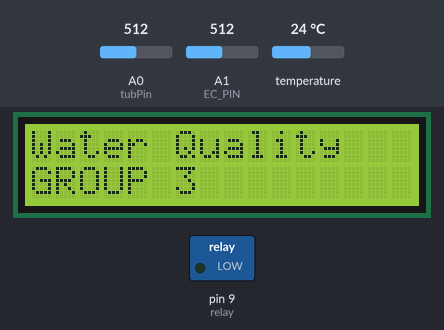
Simulated run of this sketch. Board: Arduino Uno, built with avr-gcc and run on an emulated ATmega328P. Parts: 16×2 character LCD, switched loads named in the sketch (green lamp = pin HIGH). Inputs (shaded band) come from the test bench; at power-on: A0 (tubPin) = 512, A1 (EC_PIN) = 512, temperature 24 °C. The modem accepts every AT command (registered, SIM ready, sends succeed) and sends nothing else; what the sketch prints to the serial monitor is not drawn.

Above: at 0.3 s.
4.5 s: A0 (tubPin) set to 716
At 8.0 s:
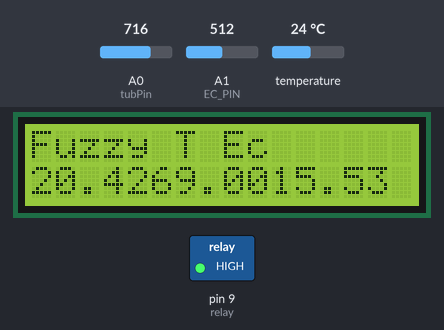
8.9 s: A1 (EC_PIN) set to 716
At 13.1 s:
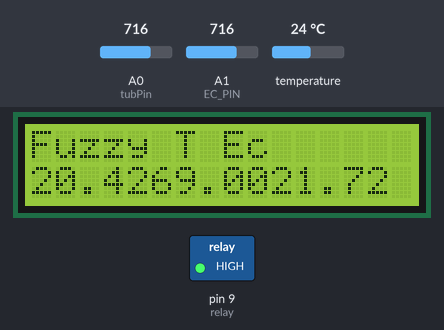
13.6 s: A0 (tubPin) set to 900
At 18.0 s:
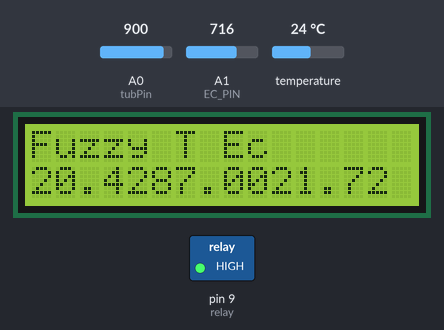
18.3 s: A1 (EC_PIN) set to 900
At 22.0 s:
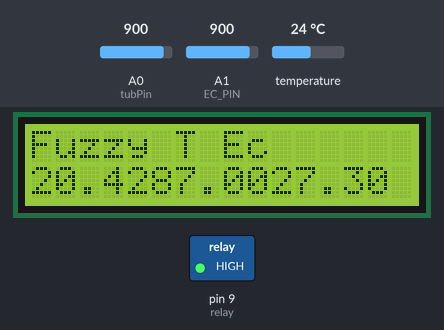
25.9 s: A0 (tubPin) set to 1023
At 29.6 s:
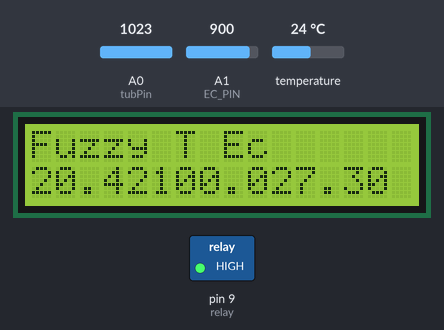
Timing chart, 0 to 31.1 s (numbered marks = the images above; inputs shaded):
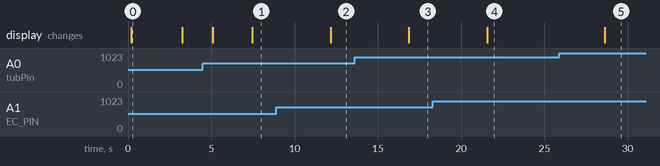

Measured:
- after the input at 4.5 s, the display: first differs from a run without the input after 3.0 s (image 1)
- after the input at 8.9 s, the display: changes after 3.3 s (image 2)
- after the input at 13.6 s, the display: changes after 3.3 s (image 3)
- after the input at 18.3 s, the display: changes after 3.3 s (image 4)
- after the input at 25.9 s, the display: changes after 2.7 s (image 5)
- what the display in image 0 shows lasts 3.0 s, from 0.2 s to 3.2 s

The sketch:

waterQfuzzy.ino
```cpp
//fuzzy logic
#include "fuzz.h"
//gsm

#include "gsm.h"
//temperature
#include <OneWire.h>
#include <DallasTemperature.h>

int ONE_WIRE_BUS =4; //D4
OneWire oneWire(ONE_WIRE_BUS);
DallasTemperature sensors(&oneWire);

float get_temp()
{
  sensors.requestTemperatures();
  delay(100);
  float temp=sensors.getTempCByIndex(0);
  temp=24.0;
  return temp;

}
//turbidity sensor
#define tubPin  A0
float get_tub(){
  int analogValue = analogRead(tubPin);
  float tub = map(analogValue, 0, 1023, 0, 100);
  return tub;

}

// EC sensor
#include "DFRobot_EC.h"
#include <EEPROM.h>

#define EC_PIN A1
DFRobot_EC ec;

float get_ec ()
{
  float voltage = analogRead(EC_PIN)/1024.0*5000;
  float temp=get_temp();
  ec.calibration(voltage,temp);
  float ecValue =  ec.readEC(voltage,temp);
  return ecValue ;

}

//lcd
#include <Wire.h>
#include <LiquidCrystal_I2C.h>
LiquidCrystal_I2C lcd(0x27,16,2);  //sda A4, scl A5


#define relay 9

void stop_pump()
{
  digitalWrite(relay,HIGH);
}
void pump()
{
  digitalWrite(relay,LOW);
}

void setup() {
  // put your setup code here, to run once:
  Serial.begin(9600);
  //initiating fuzzy logic
  fuzzy_logic_init();
  //initializing temperature sensor
  sensors.begin();

  //ec sensor
  ec.begin();
  delay(100);

  //lcd
  lcd.init(); //initialize the lcd
  lcd.backlight();
  lcd.setCursor(0,0);
  lcd.print("Water Quality");
  lcd.setCursor(0,1);
  lcd.print("GROUP 3");
  gsm_init();
  delay(500);
  lcd.clear();

  //pins
  pinMode(EC_PIN,INPUT);
  pinMode(relay,OUTPUT);
  digitalWrite(relay,HIGH);

}

void loop() {
  // put your main code here, to run repeatedly:
  float Temp=get_temp();
  float Tub =get_tub();
  delayMicroseconds(500);
  float Ec = get_ec();

  Serial.print("Temp: ");
  Serial.println(Temp);
  Serial.print("Tub: ");
  Serial.println(Tub);
  Serial.print("EC: ");
  Serial.println(Ec);

  float output= fuzzy_result(Tub,Ec,Temp);// tub ,ec respectively
  lcd.clear();
  lcd.setCursor(0,0);
  lcd.print("Fuzzy T Ec");
  lcd.setCursor(0,1);
  lcd.print(output);
  lcd.setCursor(5,1);
  lcd.print(Tub);
  lcd.setCursor(10,1);
  lcd.print(Ec);


  if (output >50)
{

  pump();
  send_gsm(1);

}
else if(output>30 && output <50){

  pump();
  send_gsm(2);

  }
else if (output<30)
{
    stop_pump();
    send_gsm(3);

}

}
```

fuzz.h
```cpp
#include <Fuzzy.h>
#include <FuzzyComposition.h>
#include <FuzzyInput.h>
#include <FuzzyIO.h>
#include <FuzzyOutput.h>
#include <FuzzyRule.h>
#include <FuzzyRuleAntecedent.h>
#include <FuzzyRuleConsequent.h>
#include <FuzzySet.h>

//Fuzzy object
Fuzzy *fuzzy = new Fuzzy();

void fuzzy_logic_init(){

  // fuzzy sets
  // turbidity
  FuzzySet *exelT = new FuzzySet(5, 10, 20, 30);
  FuzzySet *gutT = new FuzzySet(120, 30, 40, 50);
  FuzzySet *badT = new FuzzySet(40, 50, 100, 150);

  //Electrical conductivity
  FuzzySet *exelE = new FuzzySet(0.5, 1.0, 1.5, 2.0);
  FuzzySet *gutE = new FuzzySet(1.5, 2.0, 2.5, 3.0);
  FuzzySet *badE = new FuzzySet(2.5, 3.0, 5.0, 6.0);

  // Water Temperature
    FuzzySet *coldT = new FuzzySet(0, 0, 20, 30);
    FuzzySet *moderateT = new FuzzySet(20, 30, 45, 55);
    FuzzySet *warmT = new FuzzySet(45, 55, 75, 75);


  //water Q
  FuzzySet *exelW = new FuzzySet(70, 80, 100, 100);
  FuzzySet *gutW= new FuzzySet(30, 50, 70, 80);
  FuzzySet *badW = new FuzzySet(0, 0, 30, 50);

  //variables
  //turbidity variables
  FuzzyInput *turbidity= new FuzzyInput(1);
  turbidity->addFuzzySet(exelT);
  turbidity->addFuzzySet(gutT);
  turbidity->addFuzzySet(badT);
  fuzzy->addFuzzyInput(turbidity);

  //Electrical conductivity
  FuzzyInput *ec= new FuzzyInput(2);
  ec->addFuzzySet(exelE);
  ec->addFuzzySet(gutE);
  ec->addFuzzySet(badE);
  fuzzy->addFuzzyInput(ec);

  // Water Temperature
  FuzzyInput *waterTemperature = new FuzzyInput(3);
  waterTemperature->addFuzzySet(coldT);
  waterTemperature->addFuzzySet(moderateT);
  waterTemperature->addFuzzySet(warmT);
  fuzzy->addFuzzyInput(waterTemperature);


  //water  Quality
  FuzzyOutput *water = new FuzzyOutput(1);
  water->addFuzzySet(exelW);
  water->addFuzzySet(gutW);
  water->addFuzzySet(badW);
  fuzzy->addFuzzyOutput(water);

  //rules FuzzyLogic
  // rule1: if turbidity and EC are Excellecnt water Q is excellent
  FuzzyRuleAntecedent *rule1 =new FuzzyRuleAntecedent();
  rule1->joinWithAND(exelT,exelE);
 //  rule1->joinWithAND(coldT);
  FuzzyRuleConsequent *waterEx = new FuzzyRuleConsequent();
  waterEx->addOutput(exelW);
  FuzzyRule *fuzzyRule1 =new FuzzyRule(1,rule1,waterEx);
  fuzzy->addFuzzyRule(fuzzyRule1);

  //rule2: if tub and Ec are good water Q is goood
  FuzzyRuleAntecedent *rule2 =new FuzzyRuleAntecedent();
  rule2->joinWithAND(gutT,gutE);
  //rule2->joinWithAND(moderateT);
  FuzzyRuleConsequent *watergut = new FuzzyRuleConsequent();
  watergut->addOutput(gutW);
  FuzzyRule *fuzzyRule2 =new FuzzyRule(2,rule2,watergut);
  fuzzy->addFuzzyRule(fuzzyRule2);

  //rule3 :if tub is good but Ec is ecclent water Q is good
  FuzzyRuleAntecedent *rule3 =new FuzzyRuleAntecedent();
  rule3->joinWithAND(gutT,exelE);
  //rule2->joinWithAND(moderateT);
  FuzzyRuleConsequent *watergut2 = new FuzzyRuleConsequent();
  watergut2->addOutput(gutW);
  FuzzyRule *fuzzyRule3 =new FuzzyRule(3,rule3,watergut2);
  fuzzy->addFuzzyRule(fuzzyRule3);

  //rule 4 : if tub is excellent and Ec is good the water is good
  FuzzyRuleAntecedent *rule4 =new FuzzyRuleAntecedent();
  rule4->joinWithAND(gutE,exelT);
 // rule4->joinWithAND(moderateT);
  FuzzyRuleConsequent *watergut3 = new FuzzyRuleConsequent();
  watergut3->addOutput(gutW);
  FuzzyRule *fuzzyRule4 =new FuzzyRule(4,rule4,watergut3);
  fuzzy->addFuzzyRule(fuzzyRule4);

  //rule 5: if tub is bad water Q is bad
  FuzzyRuleAntecedent *rule5 =new FuzzyRuleAntecedent();
  rule5->joinSingle(badT);
  FuzzyRuleConsequent *watergut4 = new FuzzyRuleConsequent();
  watergut4->addOutput(badW);
  FuzzyRule *fuzzyRule5 =new FuzzyRule(5,rule5,watergut4);
  fuzzy->addFuzzyRule(fuzzyRule5);

  //rule 6 : if EC is bad water Q is bad
  FuzzyRuleAntecedent *rule6 =new FuzzyRuleAntecedent();
  rule6->joinSingle(badE);
  FuzzyRuleConsequent *watergut5 = new FuzzyRuleConsequent();
  watergut5->addOutput(badW);
  FuzzyRule *fuzzyRule6 =new FuzzyRule(6,rule6,watergut5);
  fuzzy->addFuzzyRule(fuzzyRule6);

  //rule 7 waarm water bad water
  FuzzyRuleAntecedent *rule7 =new FuzzyRuleAntecedent();
  rule7->joinSingle(warmT);
  FuzzyRuleConsequent *watergut6 = new FuzzyRuleConsequent();
  watergut6->addOutput(badW);
  FuzzyRule *fuzzyRule7 =new FuzzyRule(7,rule7,watergut6);
  fuzzy->addFuzzyRule(fuzzyRule7);
}


float fuzzy_result (float tub,float ec,float t)
{
  // fuzzyfication
  fuzzy->setInput(1, tub);
  fuzzy->setInput(2, ec);
  fuzzy->setInput(3,t);
  fuzzy->fuzzify();

  // defuzzyfication
  float output = fuzzy->defuzzify(1);

  return output;
}
```

gsm.h
```cpp
#include <SoftwareSerial.h>

//Create software serial object to communicate with SIM900
SoftwareSerial mySerial(7, 8); //SIM900 Tx & Rx is connected to Arduino #7 & #8
void updateSerial();
void gsm_init()
{
  //Begin serial communication with Arduino and Arduino IDE (Serial Monitor)


  //Begin serial communication with Arduino and SIM900
  mySerial.begin(9600);

  Serial.println("Initializing...");
  delay(1000);

  mySerial.println("AT"); //Handshaking with SIM900
  updateSerial();

  mySerial.println("AT+CMGF=1"); // Configuring TEXT mode
  updateSerial();
 mySerial.println("AT+CMGS=\"+254799453385\"");//change ZZ with country code and xxxxxxxxxxx with phone number to sms
  updateSerial();

}
void updateSerial()
{
  delay(500);
  while (Serial.available())
  {
    mySerial.write(Serial.read());//Forward what Serial received to Software Serial Port
  }
  while(mySerial.available())
  {
    Serial.write(mySerial.read());//Forward what Software Serial received to Serial Port
  }
}
void send_gsm(int n)
{ int m;
  if (n!=m)
  {
    switch(n)
    {
      case 1:
        mySerial.print("Water Quality is Excellent"); //text content
        updateSerial();
        mySerial.write(26);
        break;
      case 2 :
        mySerial.print("Water Quality is Good"); //text content
        updateSerial();
        mySerial.write(26);
        break;
      case 3 :
        mySerial.print("Water Quality is Bad"); //text content
        updateSerial();
        mySerial.write(26);
        break;
      default:
        mySerial.print("Device Error"); //text content
        updateSerial();
        mySerial.write(26);


    }
    m=n;
    }
}
```
